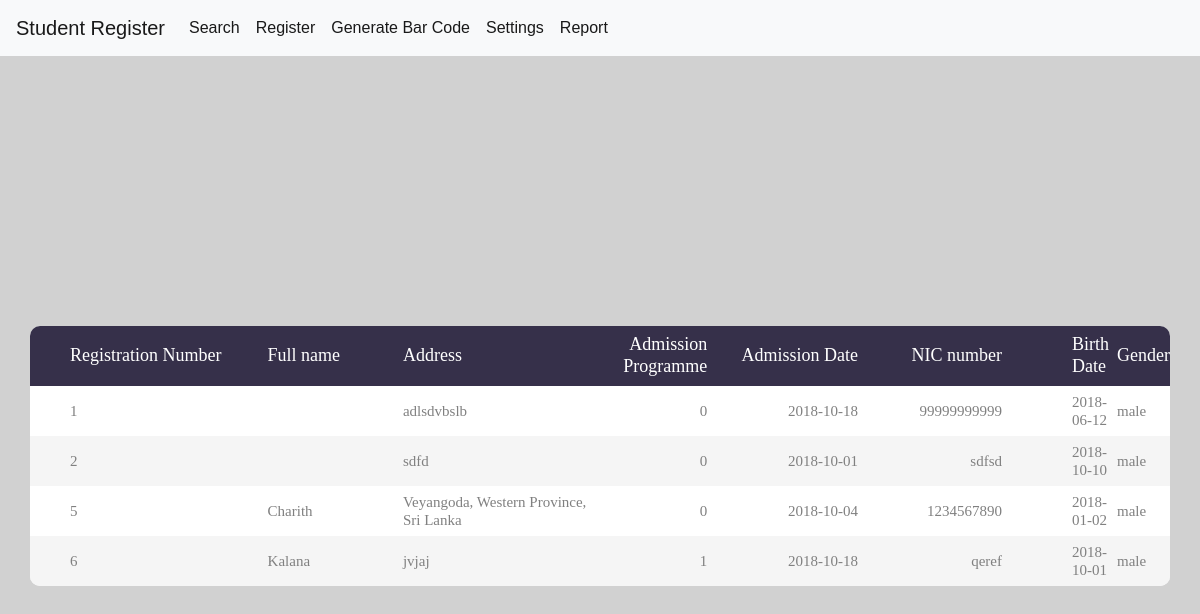
/reports/getdata.php (signed in), run on the app's committed database.
### tables this page shows
CREATE TABLE `student` (
  `reg_no` int(11) NOT NULL,
  `address` varchar(50) NOT NULL,
  `date _of_add` date DEFAULT NULL,
  `NIC` varchar(11) DEFAULT NULL,
  `dob` date NOT NULL,
  `gender` enum('male','female','','') NOT NULL,
  `courseID` int(11) NOT NULL,
  `name` varchar(40) NOT NULL
);

### reports/getdata.php (the view, shortened to what this page needs)
<?php
$conn = OpenCon();
$sql="SELECT * FROM student GROUP BY reg_no";
$allData=$conn -> query($sql);
$array = array();
while($row = mysqli_fetch_assoc($allData)){
    $array[] = $row;
}
?>
<!DOCTYPE html>
<html lang="en">
<head>
	<?php include 'up.php';?>
	<link rel="stylesheet" type="text/css" href="vendor/bootstrap/css/bootstrap.min.css">
	<link rel="stylesheet" type="text/css" href="fonts/font-awesome-4.7.0/css/font-awesome.min.css">
	<link rel="stylesheet" type="text/css" href="vendor/animate/animate.css">
	<link rel="stylesheet" type="text/css" href="vendor/select2/select2.min.css">
	<link rel="stylesheet" type="text/css" href="vendor/perfect-scrollbar/perfect-scrollbar.css">
	<link rel="stylesheet" type="text/css" href="css/util.css">
	<link rel="stylesheet" type="text/css" href="css/main.css">
</head>
<body>
	<div class="limiter">
		<div class="container-table100">
			<div class="wrap-table100">
				<div class="table100">
					<table>
						<thead>
							<tr class="table100-head">
								<th class="column1">Registration Number</th>
                                <th class="column2">Full name</th>
                                <th class="column3">Address</th>
								<th class="column4">Admission Programme</th>
								<th class="column5">Admission Date</th>
								<th class="column6">NIC number</th>
								<th class="column7">Birth Date</th>
								<th class="column8">Gender</th>
							</tr>
						</thead>
						<tbody>
                            <?php foreach($array as $details)  {?>
								<tr>
									<td class="column1"><?php echo ($details['reg_no']); ?></td>
									<td class="column2"><?php echo ($details['name']); ?></td>
									<td class="column3"><?php echo ($details['address']); ?></td>
									<td class="column4"><?php echo ($details['courseID']); ?></td>
									<td class="column5"><?php echo ($details['date _of_add']); ?></td>
                                    <td class="column6"><?php echo ($details['NIC']); ?></td>
                                    <td class="column7"><?php echo ($details['dob']); ?></td>
                                    <td class="column8"><?php echo ($details['gender']); ?></td>
								</tr>
							<?php } ?>
						</tbody>
					</table>
				</div>
			</div>
		</div>
	</div>
</body>
</html>

### reports/up.php (shortened to what this page needs)
<html lang="en">
<head>
    <link rel="stylesheet" type="text/css" href="vendor/bootstrap/css/bootstrap.min.css">
    <link rel="stylesheet" type="text/css" href="fonts/font-awesome-4.7.0/css/font-awesome.min.css">
    <link rel="stylesheet" type="text/css" href="fonts/Linearicons-Free-v1.0.0/icon-font.min.css">
    <link rel="stylesheet" type="text/css" href="vendor/animate/animate.css">
    <link rel="stylesheet" type="text/css" href="vendor/css-hamburgers/hamburgers.min.css">
    <link rel="stylesheet" type="text/css" href="vendor/animsition/css/animsition.min.css">
    <link rel="stylesheet" type="text/css" href="vendor/select2/select2.min.css">
    <link rel="stylesheet" type="text/css" href="vendor/daterangepicker/daterangepicker.css">
    <link rel="stylesheet" type="text/css" href="css/util.css">
    <link rel="stylesheet" type="text/css" href="css/main.css">
</head>
<header>
    <nav class="navbar navbar-expand-lg navbar-light bg-light">
        <a class="navbar-brand" href="#">Student Register</a>
        <div class="collapse navbar-collapse" id="navbarText">
            <ul class="navbar-nav mr-auto">
                <li class="nav-item active" >
                    <a class="nav-link" href="../search.php">Search</a>
                </li>
                <li class="nav-item active">
                    <a class="nav-link" href="../register.php">Register</a>
                </li>
                <li class="nav-item active">
                    <a class="nav-link" href="../barcode.php">Generate Bar Code</a>
                </li>
                <li class="nav-item active">
                    <a class="nav-link" href="../settings.php">Settings</a>
                </li>
                <li class="nav-item active">
                    <a class="nav-link" href="getdata.php">Report</a>
                </li>
            </ul>
        </div>
    </nav>
</header>

### reports/css/main.css (style rules this page uses)
* { margin: 0px; padding: 0px; box-sizing: border-box; }
body, html { height: 100%; font-family: sans-serif; }
a { margin: 0px; transition: all 0.4s; -webkit-transition: all 0.4s; -o-transition: all 0.4s; -moz-transition: all 0.4s; }
ul, li { margin: 0px; list-style-type: none; }
.limiter { width: 100%; margin: 0 auto; }
.container-table100 { width: 100%; min-height: 100vh; background: rgb(209, 209, 209); display: -webkit-box; display: -webkit-flex; display: -moz-box; display: -ms-flexbox; display: flex; align-items: center; justify-content: center; flex-wrap: wrap; padding: 33px 30px; }
.wrap-table100 { width: 1170px; }
table { border-spacing: 1; border-collapse: collapse; background: white; border-radius: 10px; overflow: hidden; width: 100%; margin: 0 auto; position: relative; }
table * { position: relative; }
table td, table th { padding-left: 8px; }
table thead tr { height: 60px; background: #36304a; }
table tbody tr { height: 50px; }
table tbody tr:last-child { border: 0; }
table td, table th { text-align: left; }
.table100-head th { font-family: OpenSans-Regular; font-size: 18px; color: #fff; line-height: 1.2; font-weight: unset; }
tbody tr:nth-child(even) { background-color: #f5f5f5; }
tbody tr { font-family: OpenSans-Regular; font-size: 15px; color: #808080; line-height: 1.2; font-weight: unset; }
.column1 { width: 260px; padding-left: 40px; }
.column2 { width: 160px; }
.column3 { width: 245px; }
.column4 { width: 110px; text-align: right; }
.column5 { width: 170px; text-align: right; }
.column6 { width: 222px; text-align: right; padding-right: 62px; }

### data on the page
student: reg_no "1", address "adlsdvbslb", courseID "0", date _of_add "2018-10-18", NIC "99999999999", dob "2018-06-12", gender "male"
student: reg_no "2", address "sdfd", courseID "0", date _of_add "2018-10-01", NIC "sdfsd", dob "2018-10-10", gender "male"
student: reg_no "5", name "Charith", address "Veyangoda, Western Province, Sri Lanka", courseID "0", date _of_add "2018-10-04", NIC "1234567890", dob "2018-01-02", gender "male"
student: reg_no "6", name "Kalana", address "jvjaj", courseID "1", date _of_add "2018-10-18", NIC "qeref", dob "2018-10-01", gender "male"
